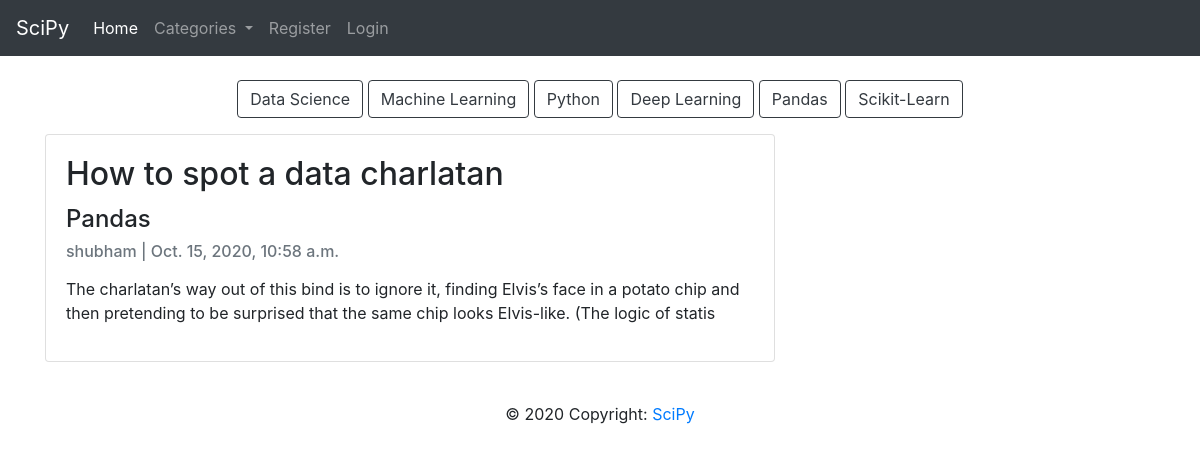
Page /category/Pandas/ on the committed database.
### Blog/models.py (models this page shows, shortened)
class Category(models.Model):
	name = models.CharField(max_length=200)
	def __str__(self):
		return self.name

class Blog(models.Model):
	author = models.ForeignKey(User,on_delete=models.CASCADE)
	title = models.CharField(max_length=200,unique=True)
	slug = models.SlugField(max_length=200,unique=True)
	content = RichTextField(blank=True, null=True)
	header_image = models.ImageField(null=True,blank=True,upload_to="images/")
	created_on = models.DateTimeField(auto_now_add=True)
	updated_on = models.DateTimeField(auto_now=True)
	category = models.CharField(max_length=200,default='programming')
	snippet = models.CharField(max_length=200)
	likes = models.ManyToManyField(User,related_name='blog_posts')
	class Meta:
		ordering = ['-created_on']

### Blog/views.py (the view)
# urls.py: path('category/<str:cats>/',CategoryView,name='category'),
def CategoryView(request,cats):
	categories = Category.objects.all()
	category_blogs = Blog.objects.filter(category=cats)
	return render(request,"Blog/categories.html",{'cats':cats.title(), 'category_blogs':category_blogs, 'categories':categories})

### Blog/templates/Blog/categories.html (shortened to what this page needs)
{% extends "Blog/base.html" %}
{% block content %}
<div class="container1">
	{% for item in categories %}
		<a id="button" href="{% url 'category' item %}" class="btn btn-outline-dark">{{item}}</a>
	{% endfor %}
</div>
<div class="container">
	<div class="row">
		<div class="col-md-8 mt-3 left">
			{% for blog in category_blogs %}
			<div class="card mb-4">
				<div class="card-body">
					<h2 class="card-title">{{ blog.title }}</h2>
					<h4>{{ blog.category }}</h4>
					<p class="card-text text-muted h6">{{ blog.author }} | {{ blog.created_on}} </p>
					<p class="card-text">{{blog.content|slice:200|safe }}</p>
				</div>
			</div>
			{% endfor %}
		</div>
	</div>
</div>
{% endblock %}

### Blog/templates/Blog/categories.html (style rules this page uses)
.container1 { text-align: center; margin: auto; }

### rows in the picture
Category: name "Data Science"
Category: name "Machine Learning"
Category: name "Python"
Category: name "Deep Learning"
Category: name "Pandas"
Category: name "Scikit-Learn"
Blog: title "How to spot a data charlatan", category "Pandas", author "shubham", created_on "Oct. 15, 2020, 10:58 a.m.", content "The charlatan’s way out of this bind is to ignore it, finding Elvis’s face in a potato chip and then pretending to be surprised that the same chip looks Elvis-like. (The logic of statis"
